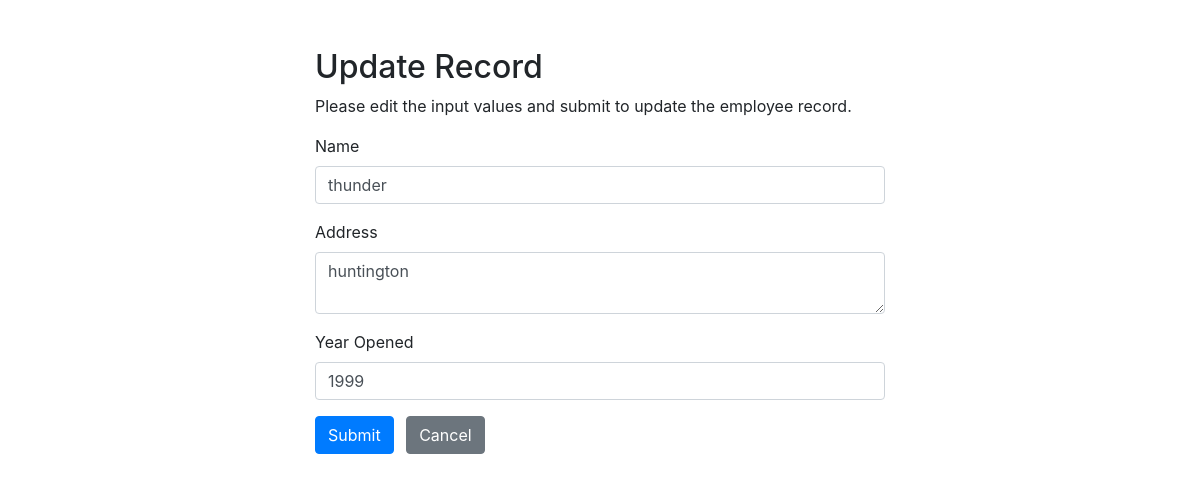
The page /PHP/Manufacturer/update.php?id=2 on the database its author committed.
### tables this page shows
CREATE TABLE `manufacturer` (
  `id` int NOT NULL AUTO_INCREMENT,
  `name` varchar(45) NOT NULL,
  `address` varchar(45) DEFAULT NULL,
  `year_opened` varchar(45) DEFAULT NULL,
  PRIMARY KEY (`id`)
);

### PHP/Manufacturer/update.php (the view, shortened to what this page needs)
<?php
require_once "../config.php";
$name = $address = $year_opened = "";
$name_err = $address_err = $year_opened_err = "";
if(isset($_POST["id"]) && !empty($_POST["id"])){
    $id = $_POST["id"];
    $input_name = trim($_POST["name"]);
    if(empty($input_name)){
        $name_err = "Please enter a name.";
    } elseif(!filter_var($input_name, FILTER_VALIDATE_REGEXP, array("options"=>array("regexp"=>"/^[a-zA-Z\s]+$/")))){
        $name_err = "Please enter a valid name.";
    } else{
        $name = $input_name;
    }
    $input_address = trim($_POST["address"]);
    if(empty($input_address)){
        $address_err = "Please enter an address.";
    } else{
        $address = $input_address;
    }
    $input_year_opened = trim($_POST["salary"]);
    if(empty($input_year_opened)){
        $year_opened_err = "Please enter the year opened.";
    } elseif(!ctype_digit($input_year_opened)){
        $year_opened_err = "Please enter the year opened.";
    } else{
        $year_opened = $input_year_opened;
    }
    if(empty($name_err) && empty($address_err) && empty($year_opened_err)){
        $sql = "UPDATE manufacturer SET name=?, address=?, year_opened=? WHERE id=?";
        if($stmt = mysqli_prepare($link, $sql)){
            mysqli_stmt_bind_param($stmt, "sssi", $param_name, $param_address, $param_year_opened, $param_id);
            $param_name = $name;
            $param_address = $address;
            $param_year_opened = $year_opened;
            $param_id = $id;
            if(mysqli_stmt_execute($stmt)){
                header("location: index.php");
                exit();
            } else{
                echo "Oops! Something went wrong. Please try again later.";
            }
        }
        mysqli_stmt_close($stmt);
    }
    mysqli_close($link);
} else{
    if(isset($_GET["id"]) && !empty(trim($_GET["id"]))){
        $sql = "SELECT * FROM manufacturer WHERE id = ?";
        if($stmt = mysqli_prepare($link, $sql)){
            mysqli_stmt_bind_param($stmt, "i", $param_id);
            if(mysqli_stmt_execute($stmt)){
                $result = mysqli_stmt_get_result($stmt);
                if(mysqli_num_rows($result) == 1){
                    $row = mysqli_fetch_array($result, MYSQLI_ASSOC);
                    $name = $row["name"];
                    $address = $row["address"];
                    $year_opened = $row["year_opened"];
                } else{
                    header("location: ../error.php");
                    exit();
                }
            } else{
                echo "Oops! Something went wrong. Please try again later.";
            }
        }
    }  else{
        header("location: ../error.php");
        exit();
    }
}
?>
<!DOCTYPE html>
<html lang="en">
<head>
    <link rel="stylesheet" href="https://stackpath.bootstrapcdn.com/bootstrap/4.5.2/css/bootstrap.min.css">
</head>
<body>
    <div class="wrapper">
        <div class="container-fluid">
            <div class="row">
                <div class="col-md-12">
                    <h2 class="mt-5">Update Record</h2>
                    <p>Please edit the input values and submit to update the employee record.</p>
                    <form action="<?php echo htmlspecialchars(basename($_SERVER['REQUEST_URI'])); ?>" method="post">
                        <div class="form-group">
                            <label>Name</label>
                            <input type="text" name="name" class="form-control <?php echo (!empty($name_err)) ? 'is-invalid' : ''; ?>" value="<?php echo $name; ?>">
                        </div>
                        <div class="form-group">
                            <label>Address</label>
                            <textarea name="address" class="form-control <?php echo (!empty($address_err)) ? 'is-invalid' : ''; ?>"><?php echo $address; ?></textarea>
                        </div>
                        <div class="form-group">
                            <label>Year Opened</label>
                            <input type="text" name="salary" class="form-control <?php echo (!empty($year_opened_err)) ? 'is-invalid' : ''; ?>" value="<?php echo $year_opened; ?>">
                        </div>
                        <input type="submit" class="btn btn-primary" value="Submit">
                        <a href="index.php" class="btn btn-secondary ml-2">Cancel</a>
                    </form>
                </div>
            </div>
        </div>
    </div>
</body>
</html>

### PHP/Manufacturer/update.php (style rules this page uses)
.wrapper { width: 600px; margin: 0 auto; }

### rows shown on the page
manufacturer: name "thunder", address "huntington", salary "1999"
